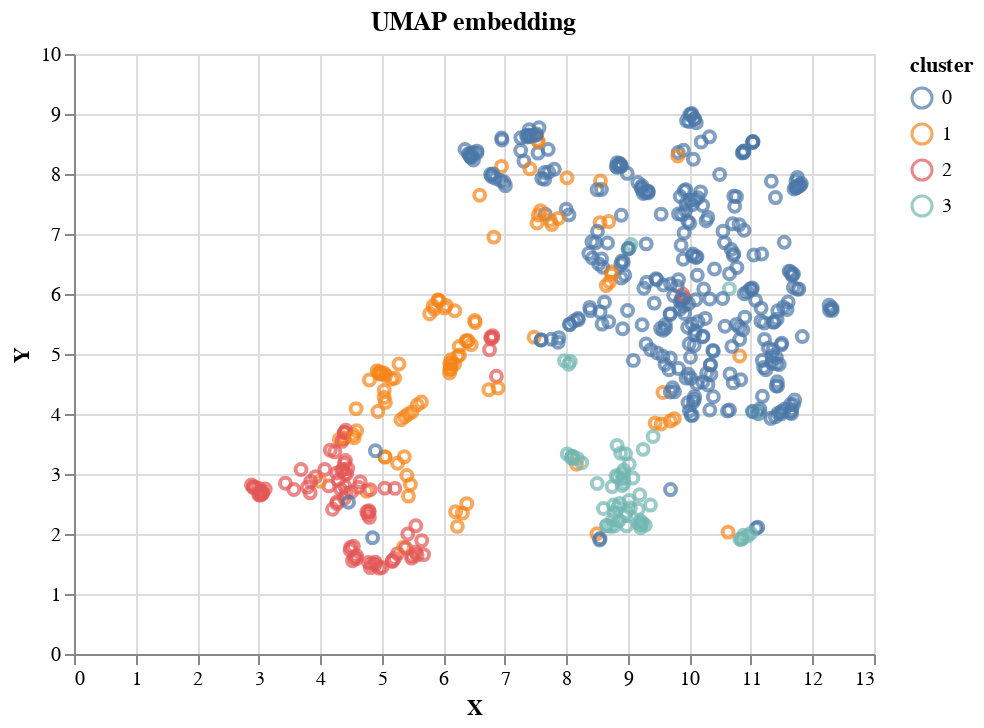

Notebook cell for this chart:
### Code cell
plot_interactive_embedding(embedding,"UMAP embedding" )

### Figure 1 — Vega-Lite specification as saved in the notebook (floating-point values rounded to 4 significant figures; data arrays with more than 128 entries replaced by an {"elided": "..."} marker saying what was removed)
{"config": {"view": {"continuousWidth": 400, "continuousHeight": 300}}, "data": {"name": "data-7885c28031a70286d1809714fb320b25"}, "mark": "point", "encoding": {"color": {"type": "nominal", "field": "cluster"}, "tooltip": [{"type": "nominal", "field": "nbName"}], "x": {"type": "quantitative", "field": "X"}, "y": {"type": "quantitative", "field": "Y"}}, "title": "UMAP embedding", "$schema": "https://vega.github.io/schema/vega-lite/v4.8.1.json", "datasets": {"data-7885c28031a70286d1809714fb320b25": {"elided": "587 records"}}}
